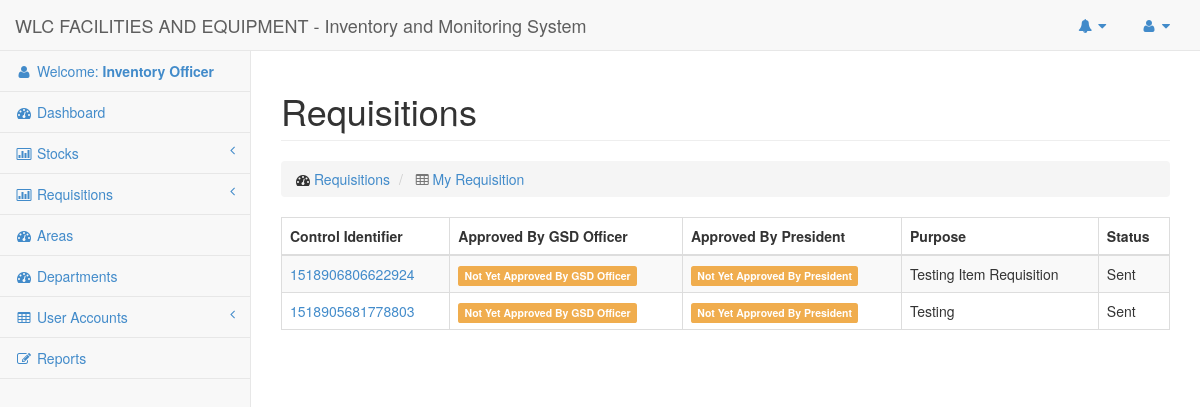
Page /Pages/Requisitions/myrequisitions.php (signed in) on the earlier database version.
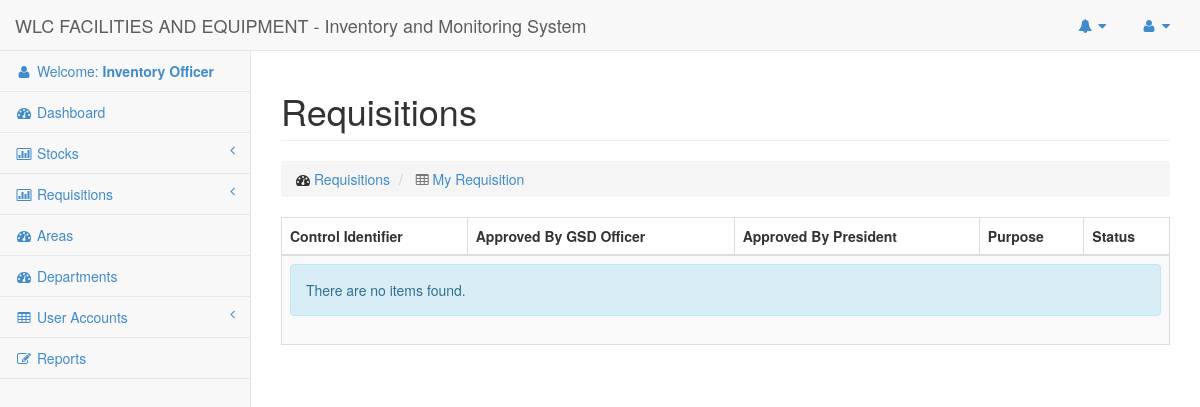
Same page on the later database version.
### tables this page shows
CREATE TABLE `requisitions` (
  `id` int(50) NOT NULL AUTO_INCREMENT,
  `type` varchar(10) NOT NULL,
  `requester_id` varchar(50) NOT NULL,
  `purpose` varchar(255) NOT NULL,
  `datetime_added` datetime NOT NULL,
  `status` varchar(45) NOT NULL,
  `control_identifier` varchar(45) NOT NULL,
  `area_id` int(11) NOT NULL,
  `datetime_approveddeclined_by_gsd_officer` datetime DEFAULT NULL,
  `datetime_approveddeclined_by_president` datetime DEFAULT NULL,
  `gsd_officer_id` int(50) DEFAULT NULL,
  `president_id` int(50) DEFAULT NULL,
  PRIMARY KEY (`id`)
);

### Core/Template.php (called while the page is built)
<?php
Class Template
{
	public static function header()
	{
		include $_SERVER['DOCUMENT_ROOT'].'/Pages/Includes/header.php';
	}
	public static function footer($scripts = false)
	{
		include $_SERVER['DOCUMENT_ROOT'].'/Pages/Includes/footer.php';
	}
}

### Config/DbConnection.php (called while the page is built, shortened)
<?php
Class DbConnection{
	private static $_instance;
	public static function connect() {
		if(!self::$_instance) {
			self::$_instance = new self();
		}
		return self::$_instance;
	}
	private function __construct() {
		$this->_connection = new mysqli(Constant::DB_HOST, Constant::DB_USER,
			Constant::DB_PASS, Constant::DB_NAME);
	}
	public function getConnection() {
		return $this->_connection;
	}
}

### Core/Login.php (called while the page is built, shortened)
<?php
Class Login {
	public static function getUserLoggedInId()
	{
		return $_SESSION['id'];
	}
}

### Repositories/Notification.php (called while the page is built, shortened)
<?php
class Notification extends Base
{
	public function getAllByRecepient($recepientId)
	{
		$sql = "
			SELECT
				`notifications`.`id` as notification_id,
				`notifications`.`msg` as notification_msg,
				`notifications`.`datetime_sent` as notification_datetime_sent,
				`users`.`firstname` as user_firstname,
				`users`.`lastname` as user_lastname
			FROM
				`notifications`
			JOIN
				`users`
			ON
				`users`.`id` = `notifications`.`sender_id`
			WHERE
				`notifications`.`recepient_id` = $recepientId
			AND
				`notifications`.`viewed` = '".Constant::NOTIFICATION_NOT_VIEWED."'
		";
		return $this->raw($sql);
	}
}

### Repositories/Base.php (called while the page is built)
<?php
Class Base {
	public $connection = '';
	public function __construct()
	{
		$this->connection = DbConnection::connect()->getConnection();
	}
	public function getAll($columns = null, $where = null)
	{
		$sql = '';
		if ($columns) {
			$sql = 'SELECT '.implode(',', $columns).' FROM '.$this->table;
			if ($where) {
				$whereClause = [];
				$sql .= ' WHERE ';
				foreach ($where as $column => $value) {
					$whereClause[] = "`$this->table`.`$column`='$value'";
				}
				$sql .= ' '.implode(',', $whereClause);
			}
		} else {
			$sql = 'SELECT * FROM '.$this->table;
		}
		$data = $this->connection->query($sql);
		return $data;
	}
	public function raw($sql)
	{
		return $this->connection->query($sql);
	}
}
?>

### Core/Link.php (called while the page is built)
<?php
Class Link
{
	public static function createUrl($url)
	{
		return 'http://'.$_SERVER['HTTP_HOST'].'/'.$url;
	}
}

### Core/LoggedInUser.php (called while the page is built, shortened)
<?php
Class LoggedInUser
{
	public static function type()
	{
		return isset($_SESSION['type']) ? $_SESSION['type'] : null;
	}
}

### Pages/Requisitions/myrequisitions.php (the view, shortened to what this page needs)
<?php
$requisitions = new Requisitions();
$result = $requisitions->getAll(['*'], ['requester_id' => Login::getUserLoggedInId()]);
?>
<?php Template::header(); ?>
  <div class="row">
      <div class="col-lg-12">
          <h1 class="page-header">Requisitions</h1>
          <ol class="breadcrumb">
              <li>
                  <i class="fa fa-dashboard"></i>  <a href="#">Requisitions</a>
              </li>
              <li class='active'>
                  <i class="fa fa-table"></i>  <a href="#">My Requisition</a>
              </li>
          </ol>
      </div>
  </div>
  <div class="row">
    <div class="col-md-12">
      <div class="table-responsive">
        <table class="table table-striped table-hover table-bordered">
          <thead>
              <tr id='th'>
                  <th> Control Identifier </th>
                  <th> Approved By GSD Officer</th>
                  <th> Approved By President</th>
                  <th> Purpose </th>
                  <th> Status </th>
              </tr>
          </thead>
          <tbody>
              <?php $userObj = new User(); ?>
              <?php if ($result && 0 != $result->num_rows) { ?>
                  <?php  while ($item = $result->fetch_assoc()) { ?>
                    <tr>
                      <td>
                          <a title="View Details Of Requisition" href="<?php echo Link::createUrl('Pages/Requisitions/requisition.php?control_identifier='.$item['control_identifier']); ?>"><?php echo $item['control_identifier']; ?></a>
                      </td>
                      <td>
                          <?php if ($item['gsd_officer_id']): ?>
                              <?php
                                $user = $userObj->getAll(['*'], ['id' => $item['gsd_officer_id']])->fetch_assoc();
                                echo $user['lastname'].', '.$user['firstname'];
                              ?>
                          <?php else: ?>
                             <label class="label label-warning"> Not Yet Approved By GSD Officer</label>
                          <?php endif ?>
                      </td>
                      <td>
                          <?php if ($item['president_id']): ?>
                              <?php
                                $user = $userObj->getAll(['*'], ['id' => $item['president_id']])->fetch_assoc();
                                echo $user['lastname'].', '.$user['firstname'];
                              ?>
                          <?php else: ?>
                             <label class="label label-warning"> Not Yet Approved By President</label>
                          <?php endif ?>
                      </td>
                      <td> <?php echo $item['purpose']; ?></td>
                      <td>
                          <?php echo $item['status']; ?>
                      </td>
                    </tr>
                  <?php } ?>
              <?php } else { ?>
                    <tr>
                        <td colspan=7>
                            <div class="alert alert-info">
                                There are no items found.
                            </div>
                        </td>
                    </tr>
              <?php } ?>
          </tbody>
        </table>
      </div>
    </div>
  </div>
<?php Template::footer(['requisition.js', 'Requisition/requisition.js']); ?>

### Pages/Includes/header.php (shortened to what this page needs)
<!DOCTYPE html>
<html lang="en">
<head>
    <?php
        Assets::renderCss([
            'bootstrap.min.css',
            'metisMenu.min.css',
            'timeline.css',
            'sb-admin-2.css',
            'morris.css',
            'font-awesome.min.css'
        ]);
    ?>
</head>
<body>
    <div id="wrapper">
        <nav class="navbar navbar-default navbar-static-top" role="navigation" style="margin-bottom: 0">
            <div class="navbar-header">
                <a class="navbar-brand" href="index.html">WLC FACILITIES AND EQUIPMENT - Inventory and Monitoring System</a>
            </div>
            <ul class="nav navbar-top-links navbar-right">
                <?php
                    $notificationObj = new Notification();
                    $notification = $notificationObj->getAllByRecepient(Login::getUserLoggedInId());
                ?>
                <li class="dropdown" <?php echo ($notification) ? "id='view_notif'" :'' ?>>
                    <a class="dropdown-toggle" data-toggle="dropdown" href="#">
                        <i class="fa fa-bell fa-fw"></i>  <i class="fa fa-caret-down"></i>
                    </a>
                </li>
                <li class="dropdown">
                    <a class="dropdown-toggle" data-toggle="dropdown" href="#">
                        <i class="fa fa-user fa-fw"></i>  <i class="fa fa-caret-down"></i>
                    </a>
                </li>
            </ul>
            <div class="navbar-default sidebar" role="navigation">
                <div class="sidebar-nav navbar-collapse">
                    <ul class="nav" id="side-menu">
                        <li>
                            <a href="javascript:void(0)"><i class="fa fa-user fa-fw"></i> Welcome: <b><?php echo $_SESSION['type']; ?></b></a>
                        </li>
                        <li>
                            <a href="<?php echo Link::createUrl('Pages/home.php'); ?>"><i class="fa fa-dashboard fa-fw"></i> Dashboard</a>
                        </li>
                        <?php if (LoggedInUser::type() == Constant::USER_INVENTORY_OFFICER) { ?>
                            <li>
                                <a href="#"><i class="fa fa-bar-chart-o fa-fw"></i> Stocks<span class="fa arrow"></span></a>
                            </li>
                            <li>
                                <a href="#"><i class="fa fa-bar-chart-o fa-fw"></i> Requisitions<span class="fa arrow"></span></a>
                            </li>
                            <li>
                                <a href="<?php echo Link::createUrl('Pages/Areas/list.php'); ?>"><i class="fa fa-dashboard fa-fw"></i> Areas</a>
                            </li>
                            <li>
                                <a href="<?php echo Link::createUrl('Pages/Departments/list.php'); ?>"><i class="fa fa-dashboard fa-fw"></i> Departments</a>
                            </li>
                            <li>
                                <a href="#"><i class="fa fa-table fa-fw"></i> User Accounts<span class="fa arrow"></span></a>
                            </li>
                            <li>
                                <a href="#"><i class="fa fa-edit fa-fw"></i> Reports</a>
                            </li>
                        <?php } ?>
                    </ul>
                </div>
            </div>
        </nav>
        <div id="page-wrapper">

### Core/Assets.php (shortened to what this page needs)
<?php
Class Assets
{
	public static function renderCss($filenames)
	{
		foreach ($filenames as $filename) {
			$filename = 'http://'.$_SERVER['HTTP_HOST'].'/css/'.$filename;
			echo "<link rel='stylesheet' href=$filename />";
		}
	}
}

### Pages/Includes/footer.php (shortened to what this page needs)
</div>
    </div>
</body>
</html>

### css/sb-admin-2.css (style rules this page uses)
body { background-color: #f8f8f8; }
#wrapper { width: 100%; }
#page-wrapper { padding: 0 15px; min-height: 568px; background-color: #fff; }
@media (min-width:768px) { #page-wrapper { position: inherit; margin: 0 0 0 250px; padding: 0 30px; border-left: 1px solid #e7e7e7; } }
.navbar-top-links { margin-right: 0; }
.navbar-top-links li { display: inline-block; }
.navbar-top-links li:last-child { margin-right: 15px; }
.navbar-top-links li a { padding: 15px; min-height: 50px; }
.sidebar .sidebar-nav.navbar-collapse { padding-right: 0; padding-left: 0; }
.sidebar ul li { border-bottom: 1px solid #e7e7e7; }
.sidebar .arrow { float: right; }
.sidebar .fa.arrow:before { content: "\f104"; }
@media (min-width:768px) { .sidebar { z-index: 1; position: absolute; width: 250px; margin-top: 51px; } }

Differences in the rows shown:
removed requisitions: control_identifier "1518906806622924", shows "Not Yet Approved By GSD Officer", shows "Not Yet Approved By President", purpose "Testing Item Requisition", status "Sent"
removed requisitions: control_identifier "1518905681778803", shows "Not Yet Approved By GSD Officer", shows "Not Yet Approved By President", purpose "Testing", status "Sent"
Other differences:
text now shown: "There are no items found."
